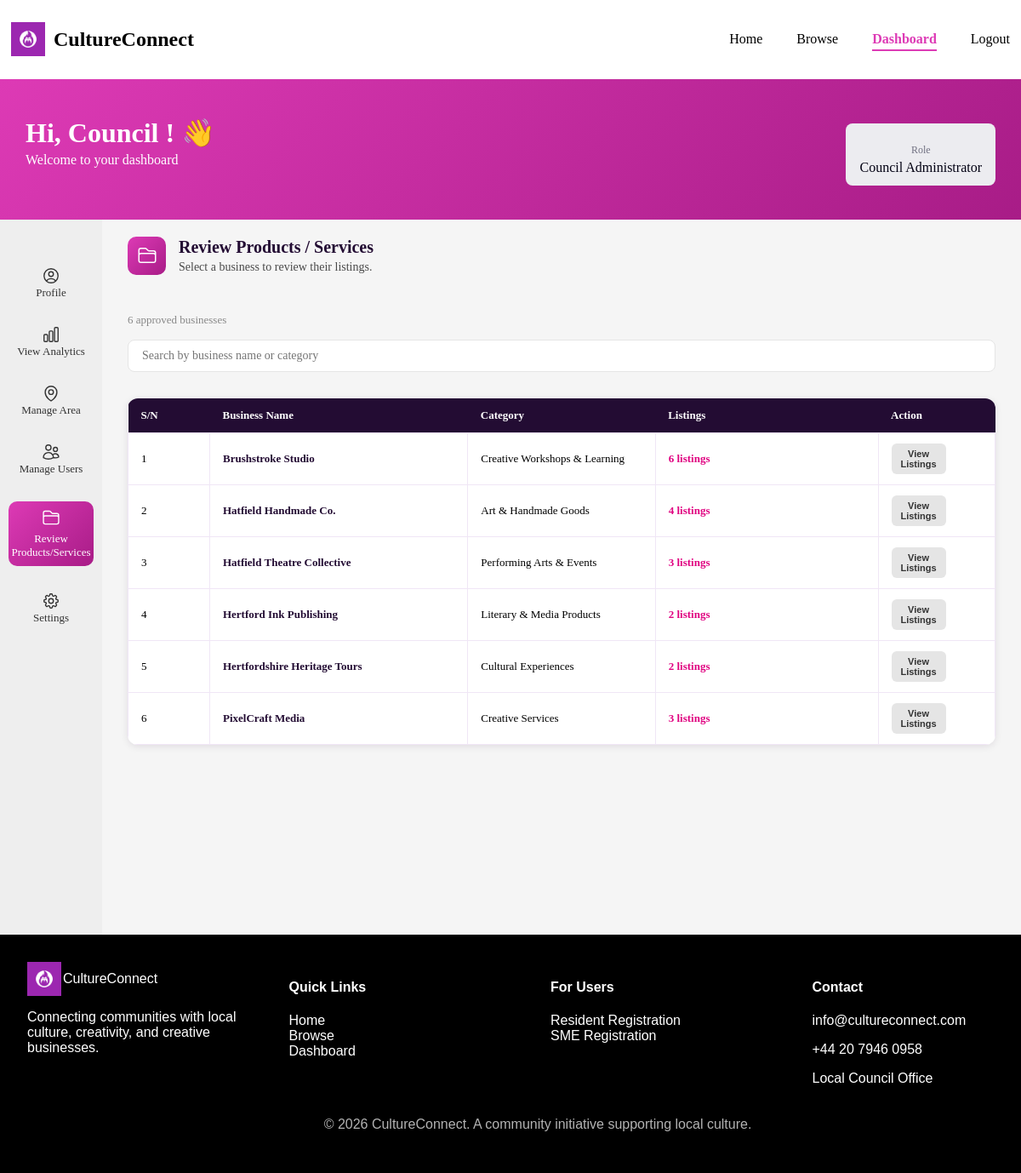
The page /frontend/pages/dashboard.php?page=manage-listings (signed in) on the database its author committed.
### tables this page shows
CREATE TABLE `sme_profiles` (
  `sme_id` int(11) NOT NULL,
  `business_name` varchar(150) NOT NULL,
  `approval_status` enum('pending','approved','rejected') NOT NULL,
  `created_at` timestamp NOT NULL DEFAULT current_timestamp(),
  `area_id` int(11) NOT NULL,
  `description` text NOT NULL,
  `phone` varchar(20) NOT NULL,
  `user_id` int(11) NOT NULL,
  `subcategory_id` int(11) NOT NULL
);

CREATE TABLE `product_service_subcategories` (
  `subcategory_id` int(11) NOT NULL,
  `category_id` int(11) NOT NULL,
  `subcategory_name` varchar(100) NOT NULL
);

### frontend/pages/manage-listings.php (the view, shortened to what this page needs)
<?php
$ml_role          = $_SESSION['user_role'];
$ml_is_council    = in_array($ml_role, ['Council Administrator', 'Council Member']);
$ml_businesses = [];
if ($ml_is_council) {
    $biz_r = mysqli_query($conn, "
        SELECT sp.sme_id, sp.business_name,
               psc.subcategory_name,
               COUNT(l.listing_id) AS listing_count
        FROM sme_profiles sp
        LEFT JOIN listings l                        ON sp.sme_id         = l.sme_id
        LEFT JOIN product_service_subcategories psc ON sp.subcategory_id = psc.subcategory_id
        WHERE sp.approval_status = 'approved'
        GROUP BY sp.sme_id
        ORDER BY sp.business_name ASC
    ");
    while ($row = mysqli_fetch_assoc($biz_r)) $ml_businesses[] = $row;
}
?>
<div class="ml-page">
<?php
    include '../components/section_header.php';
?>
<?php if ($ml_is_council) : ?>
<div class="ml-toolbar">
    <div class="ml-count-label"><?= count($ml_businesses) ?> approved business<?= count($ml_businesses) !== 1 ? 'es' : '' ?></div>
</div>
<div class="search-container" style="margin-bottom:1rem;">
    <input type="text" id="ml-biz-search" placeholder="Search by business name or category" onkeyup="mlFilterBusinesses()">
</div>
<div class="ml-table-wrapper">
    <table class="ml-table">
        <thead>
            <tr>
                <th>S/N</th>
                <th>Business Name</th>
                <th>Category</th>
                <th>Listings</th>
                <th>Action</th>
            </tr>
        </thead>
        <tbody>
            <?php if (empty($ml_businesses)) : ?>
            <tr><td colspan="5" style="text-align:center;padding:2rem;color:#6b7280;">No approved businesses found.</td></tr>
            <?php else : ?>
            <?php foreach ($ml_businesses as $i => $biz) : ?>
            <tr id="ml-biz-row-<?= $biz['sme_id'] ?>">
                <td><?= $i + 1 ?></td>
                <td class="ml-title-cell"><?= htmlspecialchars($biz['business_name']) ?></td>
                <td><?= htmlspecialchars($biz['subcategory_name'] ?? '—') ?></td>
                <td class="ml-price-cell"><?= intval($biz['listing_count']) ?> listing<?= $biz['listing_count'] != 1 ? 's' : '' ?></td>
                <td>
                    <button class="ml-view-btn" onclick="mlLoadBizListings(<?= $biz['sme_id'] ?>, '<?= htmlspecialchars(addslashes($biz['business_name'])) ?>')">
                        View Listings
                    </button>
                </td>
            </tr>
            <?php endforeach; ?>
            <?php endif; ?>
        </tbody>
    </table>
</div>
<?php endif; ?>
</div>

### rows shown on the page
sme_profiles: business_name "Brushstroke Studio", subcategory.subcategory_name "Creative Workshops & Learning", listing_count "6"
sme_profiles: business_name "Hatfield Handmade Co.", subcategory.subcategory_name "Art & Handmade Goods", listing_count "4"
sme_profiles: business_name "Hatfield Theatre Collective", subcategory.subcategory_name "Performing Arts & Events", listing_count "3"
sme_profiles: business_name "Hertford Ink Publishing", subcategory.subcategory_name "Literary & Media Products", listing_count "2"
sme_profiles: business_name "Hertfordshire Heritage Tours", subcategory.subcategory_name "Cultural Experiences", listing_count "2"
sme_profiles: business_name "PixelCraft Media", subcategory.subcategory_name "Creative Services", listing_count "3"

### other values the page prints
$_SESSION['first_name'] "Council"
$_SESSION['user_role'] "Council Administrator"
$title "Review Products / Services"
$subtitle "Select a business to review their listings."
count($ml_businesses) "6"
